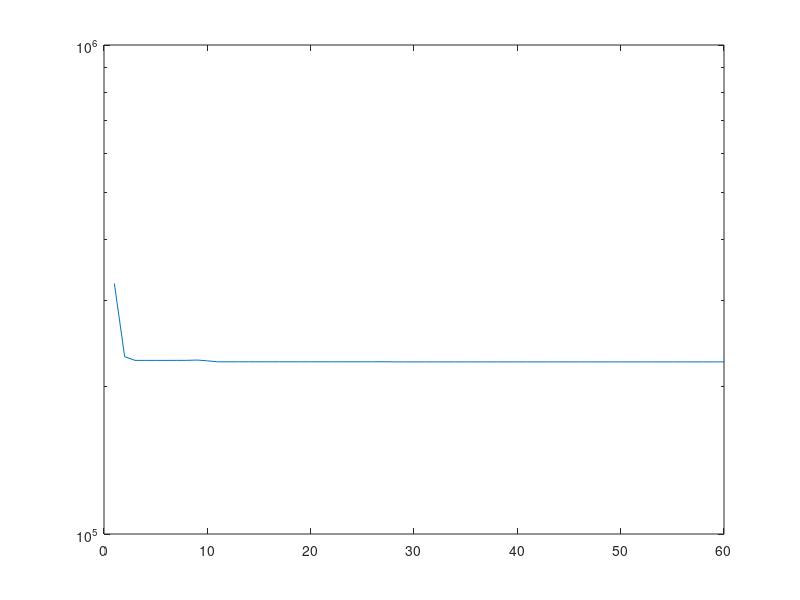

This figure's MATLAB source: (Note: this script raises an error after producing the figure.)
%nm vs bfgs
%Eigenspectrum plot
f0 = [-320956,
-415865,
-419841,
-419841,
-419840,
-419839,
-419834,
-419809,
-419485,
-420305,
-421378,
-421378,
-421378,
-421377,
-421377,
-421377,
-421376,
-421375,
-421374,
-421373,
-421371,
-421369,
-421366,
-421362,
-421357,
-421346,
-421302,
-421403,
-421465,
-421465,
-421464,
-421464,
-421464,
-421464,
-421464,
-421463,
-421463,
-421462,
-421462,
-421461,
-421460,
-421459,
-421457,
-421454,
-421448,
-421468,
-421469,
-421469,
-421469,
-421469,
-421468,
-421468,
-421468,
-421467,
-421466,
-421464,
-421456,
-421458,
-421466,
-421466,
-421434,
-421450,
-421453,
-421452,
-421469,
-421468,
-421468,
-421466,
-421461,
-421463,
-421468,
-421468,
-421467,
-421464,
-421466,
-421469,
-421468,
-421467,
-421437,
-421458,
-421467,
-421467,
-421462,
-421462,
-421461,
-421469,
-421458,
-421469,
-421469,
-421468,
-421467,
-421469,
-421469,
-421468,
-421432,
-421434,
-421428,
-421467,
-421466,
-421468,
-421468,
-421467,
-421464,
-421468,
-421468,
-421468,
-421468,
-421468,
-421468,
-421469,
-421469,
-421470,
-421905,
-421905,
-422289,
-422289,
-422289,
-422289,
-422289,
-422289,
-422289,
-422289,
-422289,
-422289,
-422289,
-422289,
-422289,
-422289,
-422289,
-422289,
-422289,
-422289,
-422289,
-422288,
-409945,
-421009,
-421008,
-421373,
-421373,
-421411,
-421411,
-421411,
-421411,
-421410,
-421404,
-421408,
-421408,
-421407,
-421411,
-421410,
-421410,
-421410,
-421411,
-421411,
-421405,
-421411,
-421409,
-421410,
-421409,
-421409,
-421411,
-421411,
-421411,
-421407,
-421410,
-421411,
-421411,
-421401,
-421411,
-421411,
-421411];
f1 = [-320956, 
-424115, 
-454837, 
-458742, 
-458807, 
-458841, 
-458957, 
-459144, 
-459161, 
-459177, 
-459262, 
-459269, 
-459287, 
-459292, 
-459338, 
-459344, 
-459356, 
-459357, 
-459384, 
-459389, 
-459398, 
-459396, 
-459408, 
-459419, 
-459427, 
-459425, 
-459435, 
-459442, 
-459449, 
-459447, 
-459454, 
-459452, 
-459462, 
-459465, 
-459470, 
-459468, 
-459477, 
-459479, 
-459484, 
-459482, 
-459489, 
-459491, 
-459495, 
-459493, 
-459500, 
-459501, 
-459505, 
-459503, 
-459509, 
-459510, 
-459514, 
-459512, 
-459517, 
-459518, 
-459522, 
-459520, 
-459525, 
-459526, 
-459529, 
-459527, 
-459532, 
-459532, 
-459536, 
-459534, 
-459538, 
-459538, 
-459541, 
-459540, 
-459544, 
-459544, 
-459547, 
-459548, 
-459551, 
-459549, 
-459552, 
-459553, 
-459555, 
-459554, 
-459557, 
-459557, 
-459560, 
-459558, 
-459561, 
-459562, 
-459564, 
-459565, 
-459567, 
-459565, 
-459568, 
-459568, 
-459571, 
-459571, 
-459573, 
-459572, 
-459574, 
-459574, 
-459576, 
-459575, 
-459577, 
-459577, 
-459580, 
-459580, 
-459582, 
-459580, 
-459583, 
-459583, 
-459585, 
-459585, 
-459586, 
-459585, 
-459587, 
-459587, 
-459589, 
-459589, 
-459591, 
-459590, 
-459591, 
-459591, 
-459593, 
-459593, 
-459594, 
-459592, 
-459594, 
-459596, 
-459596, 
-459597, 
-459597, 
-459599, 
-459599, 
-459600, 
-459600, 
-459601, 
-459599, 
-459601, 
-459602, 
-459602, 
-459604, 
-459604, 
-459605, 
-459605, 
-459606, 
-459604, 
-459605, 
-459606, 
-459607, 
-459605, 
-459606, 
-459608, 
-459608, 
-459609, 
-459609, 
-459610, 
-459610, 
-459611, 
-459611, 
-459612, 
-459610, 
-459611, 
-459612, 
-459613, 
-459612, 
-459612, 
-459614, 
-459613, 
-459615, 
-459614, 
-459616, 
-459615, 
-459616, 
-459615, 
-459616, 
-459616, 
-459617, 
-459616, 
-459617, 
-459618, 
-459617, 
-459619, 
-459618, 
-459619, 
-459619, 
-459620, 
-459619, 
-459620, 
-459620, 
-459621, 
-459619, 
-459620, 
-459621, 
-459622, 
-459620, 
-459621, 
-459622, 
-459622, 
-459623, 
-459622, 
-459623, 
-459623, 
-459624, 
-459623, 
-459623, 
-459624, 
-459624, 
-459622, 
-459624, 
-459624, 
-459625, 
-459626, 
-459625, 
-459625, 
-459625, 
-459626, 
-459625, 
-459625, 
-459626, 
-459626, 
-459624, 
-459626, 
-459626, 
-459626, 
-459626, 
-459627, 
-459625, 
-459626, 
-459627, 
-459627, 
-459627, 
-459628, 
-459626, 
-459627, 
-459628, 
-459628, 
-459628, 
-459628, 
-459629, 
-459627, 
-459628, 
-459628, 
-459628, 
-459629, 
-459630, 
-459628, 
-459629, 
-459629, 
-459629, 
-459630, 
-459629, 
-459629, 
-459629, 
-459630, 
-459631, 
-459629, 
-459630, 
-459630, 
-459630, 
-459631, 
-459630, 
-459630, 
-459630, 
-459630, 
-459631, 
-459630, 
-459630, 
-459631, 
-459631, 
-459632, 
-459631, 
-459631, 
-459631, 
-459631, 
-459631, 
-459632, 
-459630, 
-459631, 
-459631, 
-459631, 
-459632, 
-459632, 
-459632, 
-459632, 
-459633, 
-459633, 
-459633, 
-459633, 
-459634, 
-459632, 
-459633, 
-459633, 
-459633, 
-459633, 
-459634, 
-459634, 
-459634, 
-459634, 
-459634, 
-459634, 
-459634, 
-459634, 
-459635, 
-459633, 
-459634, 
-459634, 
-459634, 
-459634, 
-459635, 
-459635, 
-459635, 
-459635, 
-459635, 
-459635, 
-459635, 
-459635, 
-459635, 
-459635, 
-459635, 
-459635, 
-459635, 
-459635, 
-459635, 
-459636, 
-459636, 
-459636, 
-459634, 
-459636, 
-459636, 
-459636, 
-459636, 
-459636, 
-459636, 
-459636, 
-459636, 
-459636, 
-459636];

f2 = [-320956,
-330931,
-335174,
-335174,
-335211,
-335213,
-335213,
-335213,
-335213,
-335213,
-335213,
-335213,
-335213,
-335213,
-335212,
-335211,
-335209,
-335207,
-335205,
-335203,
-335201,
-335198,
-335194,
-335191,
-335187,
-335182,
-335178,
-335173,
-335168,
-335162,
-335157,
-335150,
-335144,
-335137,
-335130,
-335122,
-335115,
-335106,
-335098,
-335089,
-335080,
-335071,
-335061,
-335051,
-335041,
-335030,
-335019,
-335007,
-334996,
-334984,
-334971,
-334959,
-334946,
-334932,
-334919,
-334904,
-334890,
-334875,
-334860,
-334845,
-334829,
-334813,
-334797,
-334780,
-334763,
-334746,
-334728,
-334710,
-334692,
-334673,
-334654,
-334635,
-334615,
-334595,
-334575,
-334554,
-334533,
-334512,
-334490,
-334468,
-334446,
-334423,
-334400,
-334376,
-334353,
-334329,
-334304,
-334279,
-334254,
-334229,
-334203,
-334177,
-334150,
-334124,
-334096,
-334069,
-334041,
-334013,
-333984,
-333955,
-333926,
-333896,
-333866,
-333836,
-333805,
-333774,
-333743,
-333711,
-333679,
-333647,
-333614,
-333581,
-333548,
-333514,
-333480,
-333445,
-333410,
-333375,
-333339,
-333304,
-333267,
-333231,
-333194,
-333156,
-333118,
-333080,
-333042,
-333003,
-332964,
-332924,
-332885,
-332844,
-332804,
-332763,
-332721,
-332680,
-332638,
-332595,
-332553,
-332509,
-332466,
-332422,
-332378,
-332333,
-332288,
-332243,
-332197,
-332151,
-332105,
-332058,
-332011,
-331963,
-331915,
-331867,
-331818,
-331769,
-331720,
-331670,
-331620,
-331569,
-331519,
-331467,
-331416,
-331364,
-331311,
-331258,
-331205,
-331152,
-331098,
-331044,
-330989,
-330934,
-330878,
-330823,
-330766,
-330710,
-330653,
-330596,
-330538,
-330480,
-330421,
-330362,
-330303,
-330244,
-330184,
-330123,
-330062,
-330001,
-329940,
-329878,
-329815,
-329752,
-329689,
-329626,
-329562,
-329498,
-329433,
-329368,
-329302,
-329236,
-329170,
-329103,
-329036,
-328969,
-328901,
-328833,
-328764,
-328695,
-328625,
-328556,
-328485,
-328415,
-328343,
-328272,
-328200,
-328128,
-328055,
-327982,
-327909,
-327835,
-327760,
-327686,
-327610,
-327535,
-327459,
-327383,
-327306,
-327229,
-327151,
-327073,
-326995,
-326916,
-326837,
-326757,
-326677,
-326596,
-326515,
-326434];


t = linspace(1, 60, 60);
f0 = f0(1:60) + 646340;
f1 = f1(1:60) + 646340;
f2 = f2(1:60) + 646340;
%plot configs

h1 = semilogy(t, f0);
h1.LineWidth = 5;
h1.Color = [82, 91, 210]/255;
h1.Marker = ".";
h1.MarkerSize = 10;
h1.MarkerFaceColor = [82, 91, 210]/255
h1.MarkerEdgeColor = [82, 91, 210]/255;
hold on
  
h2 = semilogy(t, f1);
h2.LineWidth = 5;
h2.Color = [102, 179, 73]/255;
h2.Marker = ".";
h2.MarkerSize = 10;
h2.MarkerFaceColor = [102, 179, 73]/255
h2.MarkerEdgeColor = [102, 179, 73]/255;
hold on

h3 = semilogy(t, f2);
h3.LineWidth = 5;
h3.Color = [204, 153, 51]/255;
h3.Marker = ".";
h3.MarkerSize = 10;
h3.MarkerFaceColor = [204, 153, 51]/255
h3.MarkerEdgeColor = [204, 153, 51]/255;
hold on
    
    
fig = gcf;
fig.Units = "inches";
fig.PaperUnits = "inches";
fig.PaperPosition = [0 0 4 2];
fig.Position = [0 0 4 2];

a = gca;
a.XLim = [t0, t1];
a.YLim = [min([f0;f1;f2]), max([f0;f1;f2])];
a.GridColor = [0 0 0]/255;
a.Color = [229 229 229]/255;
a.XScale = "log";
a.YScale = "log";
a.XTick = [0, 30, 60];
a.YTick = [min([f0;f1;f2]), max([f0;f1;f2])];
a.YGrid = "On";
a.GridColor = [1 1 1];
a.GridAlpha = 1;
a.Box = "off";
ylabel("Eigenvalue");
xlabel("Eigenvalue #");
title ("Inverse Eigenspectrum of ");
a.FontSize = 20;
a.FontWeight = 'bold';